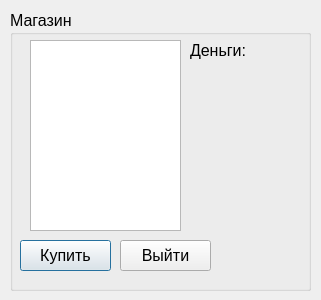
<?xml version="1.0" encoding="UTF-8"?>
<ui version="4.0">
 <class>ShopWindow</class>
 <widget class="QDialog" name="ShopWindow">
  <property name="geometry">
   <rect>
    <x>0</x>
    <y>0</y>
    <width>321</width>
    <height>300</height>
   </rect>
  </property>
  <property name="windowTitle">
   <string>Dialog</string>
  </property>
  <widget class="QGroupBox" name="ShopBox">
   <property name="geometry">
    <rect>
     <x>10</x>
     <y>10</y>
     <width>301</width>
     <height>281</height>
    </rect>
   </property>
   <property name="font">
    <font>
     <pointsize>12</pointsize>
    </font>
   </property>
   <property name="title">
    <string>Магазин</string>
   </property>
   <widget class="QTableView" name="ShopView">
    <property name="geometry">
     <rect>
      <x>20</x>
      <y>30</y>
      <width>151</width>
      <height>191</height>
     </rect>
    </property>
    <property name="font">
     <font>
      <pointsize>12</pointsize>
     </font>
    </property>
    <attribute name="horizontalHeaderVisible">
     <bool>false</bool>
    </attribute>
   </widget>
   <widget class="QPushButton" name="Buy">
    <property name="geometry">
     <rect>
      <x>10</x>
      <y>230</y>
      <width>91</width>
      <height>31</height>
     </rect>
    </property>
    <property name="text">
     <string>Купить</string>
    </property>
   </widget>
   <widget class="QPushButton" name="Exit">
    <property name="geometry">
     <rect>
      <x>110</x>
      <y>230</y>
      <width>91</width>
      <height>31</height>
     </rect>
    </property>
    <property name="text">
     <string>Выйти</string>
    </property>
   </widget>
   <widget class="QLabel" name="MoneyTag">
    <property name="geometry">
     <rect>
      <x>180</x>
      <y>30</y>
      <width>101</width>
      <height>21</height>
     </rect>
    </property>
    <property name="text">
     <string>Деньги:</string>
    </property>
   </widget>
   <widget class="QLabel" name="MoneyValue">
    <property name="geometry">
     <rect>
      <x>180</x>
      <y>60</y>
      <width>101</width>
      <height>21</height>
     </rect>
    </property>
    <property name="text">
     <string/>
    </property>
   </widget>
  </widget>
 </widget>
 <resources/>
 <connections>
  <connection>
   <sender>Exit</sender>
   <signal>clicked()</signal>
   <receiver>ShopWindow</receiver>
   <slot>reject()</slot>
   <hints>
    <hint type="sourcelabel">
     <x>165</x>
     <y>255</y>
    </hint>
    <hint type="destinationlabel">
     <x>160</x>
     <y>149</y>
    </hint>
   </hints>
  </connection>
 </connections>
</ui>
